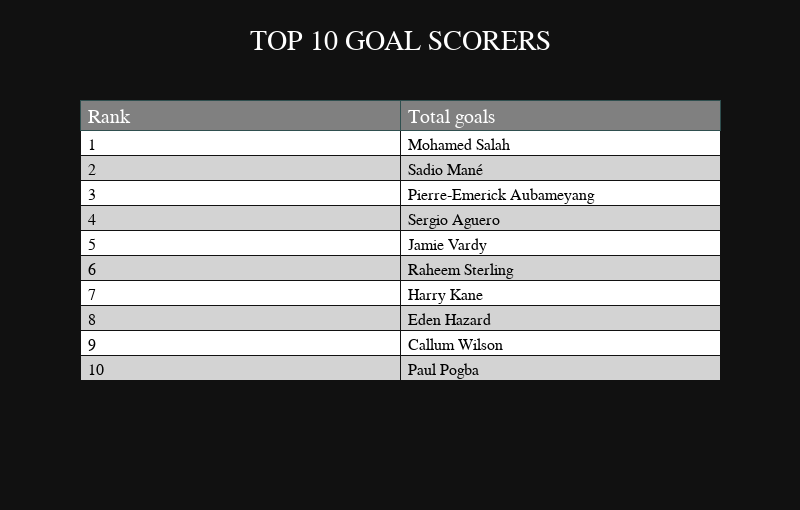

The notebook cell this image was saved under:
### Code cell
headerColor = 'grey'
rowEvenColor = 'lightgrey'
rowOddColor = 'white'


head = 10
table_header = ['Rank', 'Total goals']

fig = go.Figure(data=[go.Table(
    
    header=dict(values=list(table_header),
                    line_color='darkslategray',
                    fill_color=headerColor,
                    align=['left'],
                    font=dict(color='white', size=20),
                    height=30
                               ),
    
    cells=dict(values=[list(np.arange(1, head+1)),
        player_appeared.sort_values(by='goals_overall', ascending=False)['full_name'].head(head)],
       fill_color=[[rowOddColor,rowEvenColor]*5],
       font=dict(color='black', size=16, family="Courier New, monospace",), 
       align='left', height=25,)
        )
])
fig.update_layout(title_text='TOP {} GOAL SCORERS'.format(head), title_x=0.5, font=dict(color='white', size=20, family="Courier New, monospace",))
fig.update_layout(width=800, height=510, template='plotly_dark')
fig.show()

### Figure 1 — Plotly figure (JSON) as saved in the notebook; plotly's stock layout.template omitted (floating-point values rounded to 4 significant figures)
{"data": [{"cells": {"align": "left", "fill": {"color": [["white", "lightgrey", "white", "lightgrey", "white", "lightgrey", "white", "lightgrey", "white", "lightgrey"]]}, "font": {"color": "black", "family": "Courier New, monospace", "size": 16}, "height": 25, "values": [[1, 2, 3, 4, 5, 6, 7, 8, 9, 10], ["Mohamed Salah", "Sadio Mané", "Pierre-Emerick Aubameyang", "Sergio Aguero", "Jamie Vardy", "Raheem Sterling", "Harry Kane", "Eden Hazard", "Callum Wilson", "Paul Pogba"]]}, "header": {"align": ["left"], "fill": {"color": "grey"}, "font": {"color": "white", "size": 20}, "height": 30, "line": {"color": "darkslategray"}, "values": ["Rank", "Total goals"]}, "type": "table"}], "layout": {"font": {"color": "white", "family": "Courier New, monospace", "size": 20}, "height": 510, "title": {"text": "TOP 10 GOAL SCORERS", "x": 0.5}, "width": 800}}
